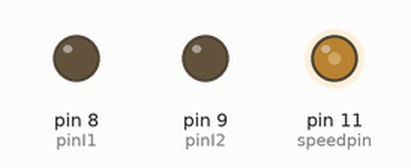
Recording of a sketch running on a simulated Arduino Uno, built with avr-gcc and run on an emulated ATmega328P. Parts: output pins drawn as LEDs (lit = HIGH).

Above: at 0.05 s.
At 2.05 s:
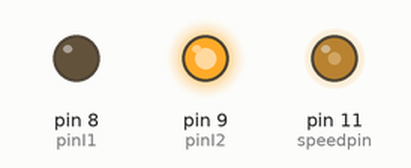
At 4.05 s:
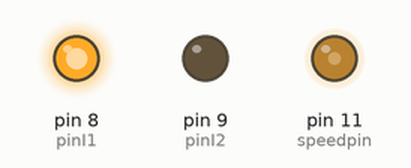
At 8.0 s:
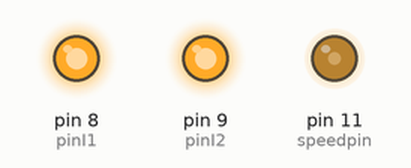
Timing chart, 0 to 9.2 s (numbered marks = the images above):
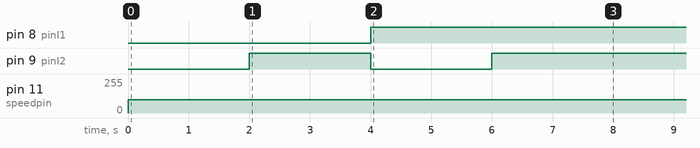

The sketch:

Dianji.ino
```cpp
int pinI1=8;//定义I1接口
int pinI2=9;//定义I2接口
int speedpin=11;//定义EA(PWM调速)接口
void setup()
{
  pinMode(pinI1,OUTPUT);//定义该接口为输出接口
  pinMode(pinI2,OUTPUT);
  pinMode(speedpin,OUTPUT);
}
void loop()
{
  analogWrite(speedpin,100);//输入模拟值进行设定速度
  delay(2000);
  digitalWrite(pinI1,LOW);//使直流电机顺时针转
  digitalWrite(pinI2,HIGH);
  analogWrite(speedpin,100);
  delay(2000);
  digitalWrite(pinI1,HIGH);//使直流电机逆时针转
  digitalWrite(pinI2,LOW);
  analogWrite(speedpin,100);
  delay(2000);
  digitalWrite(pinI1,HIGH);//使直流电机停止
  digitalWrite(pinI2,HIGH);
  delay(2000);
}
```

Measured:
- by itself, pin 8 (pinI1): alternates HIGH for 6.0 s and LOW for 2.0 s
- by itself, pin 9 (pinI2): repeats every 8.0 s: LOW 2.0 s, HIGH 6.0 s
- by itself, pin 11 (speedpin): 0/255 → 100/255 at 0.00 s
